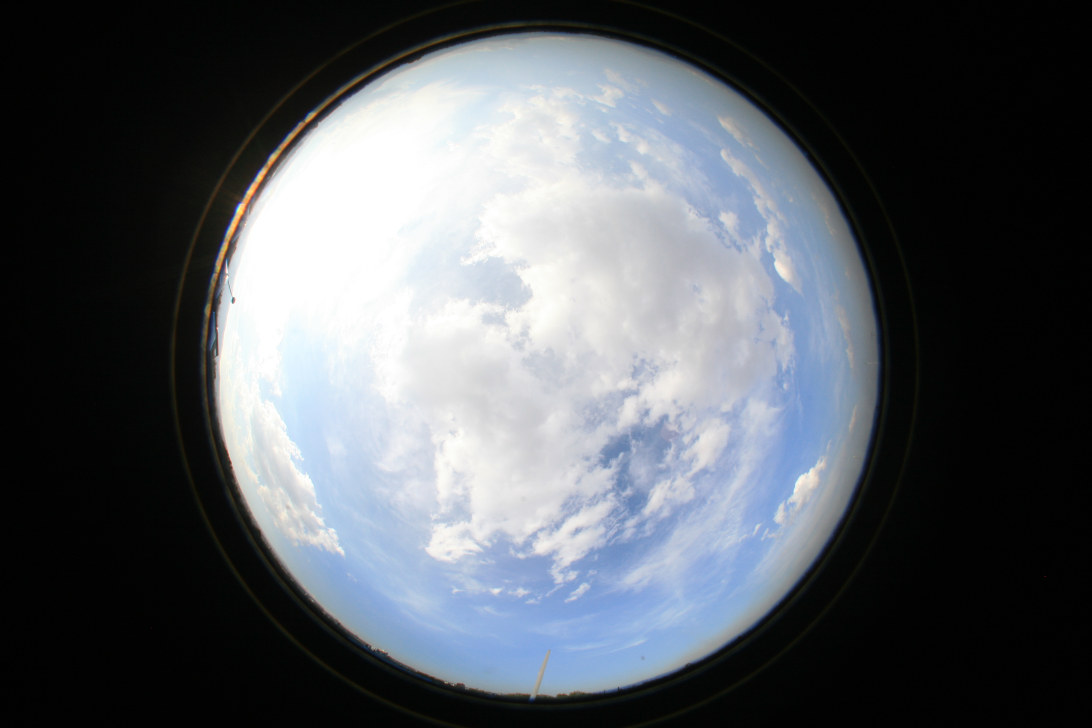
#> input picture resources/nube.jpg, 4368 x 2912 px, found by its file name (shown at 1/4 size)
$ python prueba5.py
#> lines starting #> are read from the running program, lines starting #| are printed output that depends on the picture; after the words box and inside, x2 and y2 are one past the last pixel; in counts of white or black regions, pixels touching at a corner belong together
import cv2
import numpy as np

img = cv2.imread("./resources/nube.jpg", cv2.IMREAD_GRAYSCALE)
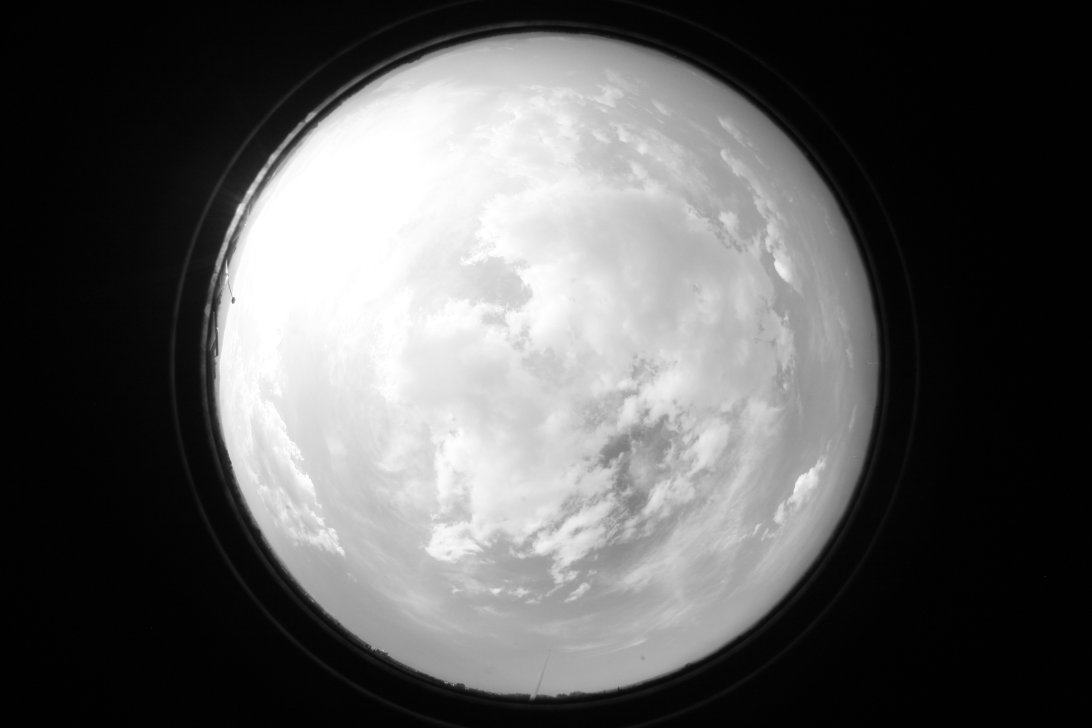
#> img: shape (2912, 4368) (shown at 1/4 size); min 0, max 255, mean 91

# Recortar la imagen
coord_x = int(img.shape[1]/2)
#> coord_x = 2184
coord_y = int(img.shape[0]/2)
#> coord_y = 1456
radius  = 1324
imageOut = img[coord_y-radius:coord_y+radius, coord_x-radius:coord_x+radius]
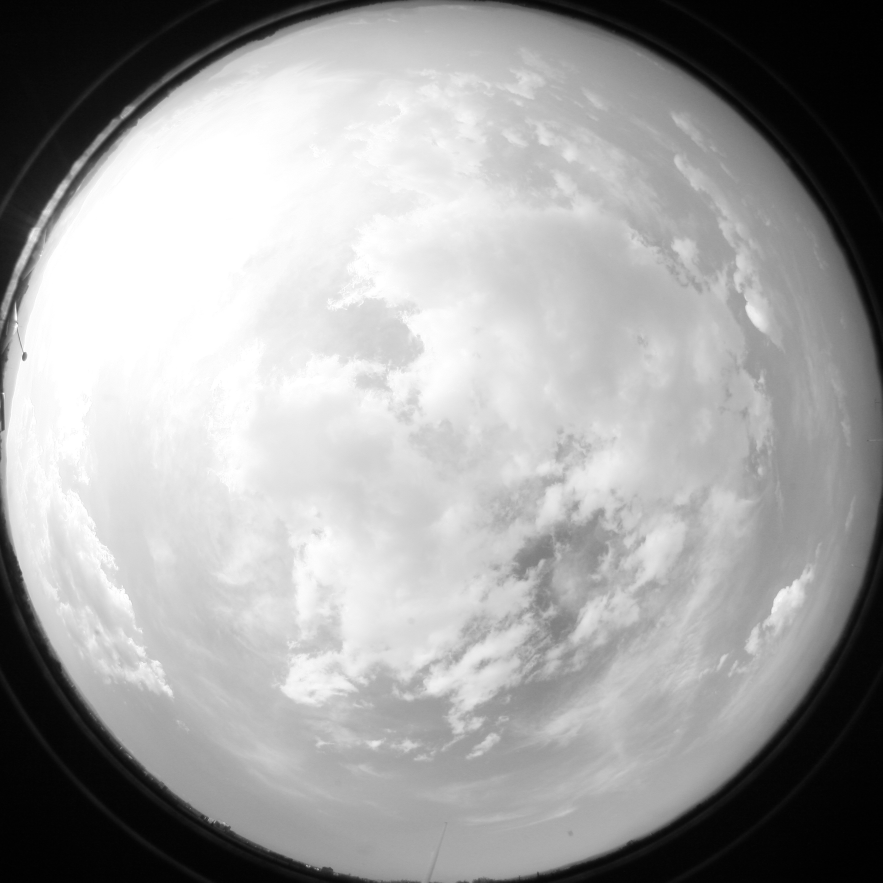
#> imageOut: shape (2648, 2648) (shown at 1/3 size); min 0, max 255, mean 161.9


# Rescalar la imagen

#percent by which the image is resized
scale_percent = 20
#calculate the 50 percent of original dimensions
width = int(imageOut.shape[1] * scale_percent / 120)
#> width = 441
height = int(imageOut.shape[0] * scale_percent / 120)
#> height = 441
# dsize
dsize = (width, height)
#> dsize = (441, 441)
# resize image
img = cv2.resize(imageOut, dsize)
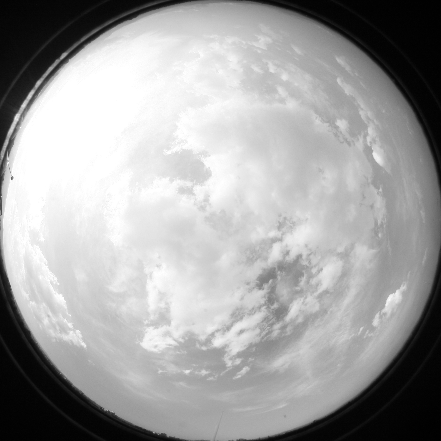
#> img: shape (441, 441); min 0, max 255, mean 161.8

_, threshold_binary = cv2.threshold(img, 128, 255, cv2.THRESH_BINARY)
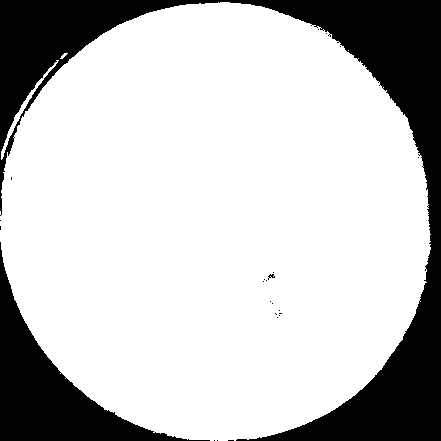
#> threshold_binary: shape (441, 441); 76.9% white; 24 black regions (21 under 20 px), largest, box (x1, y1, x2, y2) and area: (0, 0, 441, 441) 34537, (0, 242, 210, 441) 10395, (268, 274, 275, 280) 20
_, threshold_binary_inv = cv2.threshold(img, 128, 255, cv2.THRESH_BINARY_INV)
_, threshold_trunc = cv2.threshold(img, 128, 255, cv2.THRESH_TRUNC)
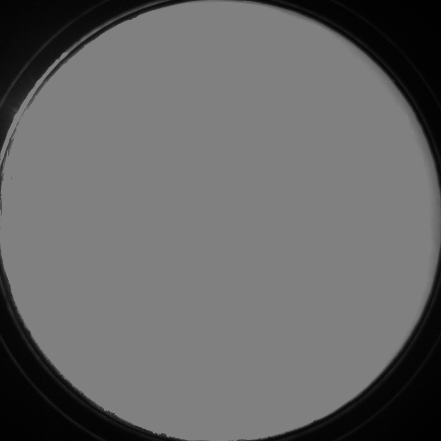
#> threshold_trunc: shape (441, 441); min 0, max 128, mean 103.7
_, threshold_to_zero = cv2.threshold(img, 12, 255, cv2.THRESH_TOZERO)

cv2.imshow("Image", img)
cv2.imshow("th binary", threshold_binary)
cv2.imshow("th binary inv", threshold_binary_inv)
cv2.imshow("th trunc", threshold_trunc)
cv2.imshow("th to zero", threshold_to_zero)

cv2.waitKey(0)
cv2.destroyAllWindows()

import cv2
import numpy as np


cv2.namedWindow("Image")
#> (the run stopped early here; a loop or call above may not have finished)
